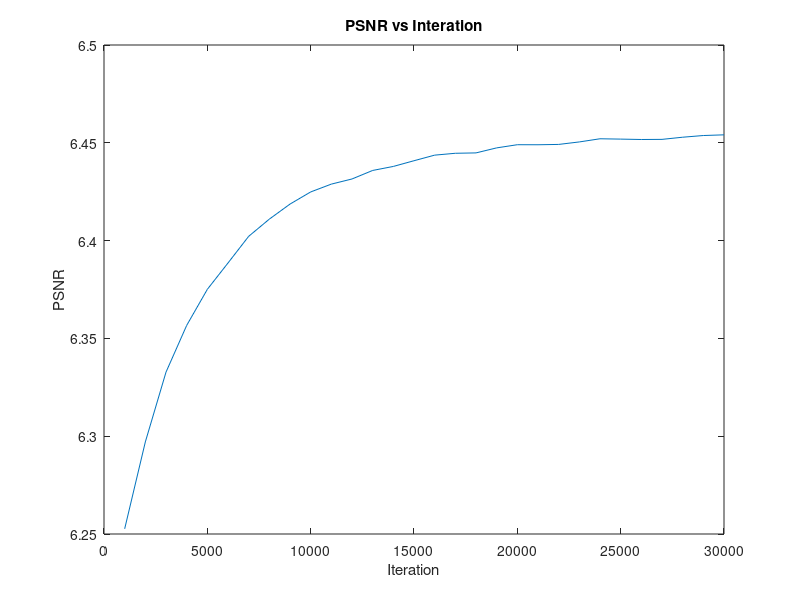

MATLAB code to generate this figure:
clear all; close all;

PSNR = [6.252646
6.297079
6.332749
6.356632
6.375083
6.388554
6.402186
6.410977
6.418667
6.424875
6.428879
6.431507
6.435868
6.437917
6.440837
6.443695
6.444644
6.444838
6.447407
6.449023
6.449002
6.449172
6.450447
6.452062
6.451889
6.451693
6.451755
6.452856
6.453723
6.454072];

plot(1000*(1:length(PSNR)), PSNR);
xlabel('Iteration');
ylabel('PSNR');
title('PSNR vs Interation');


